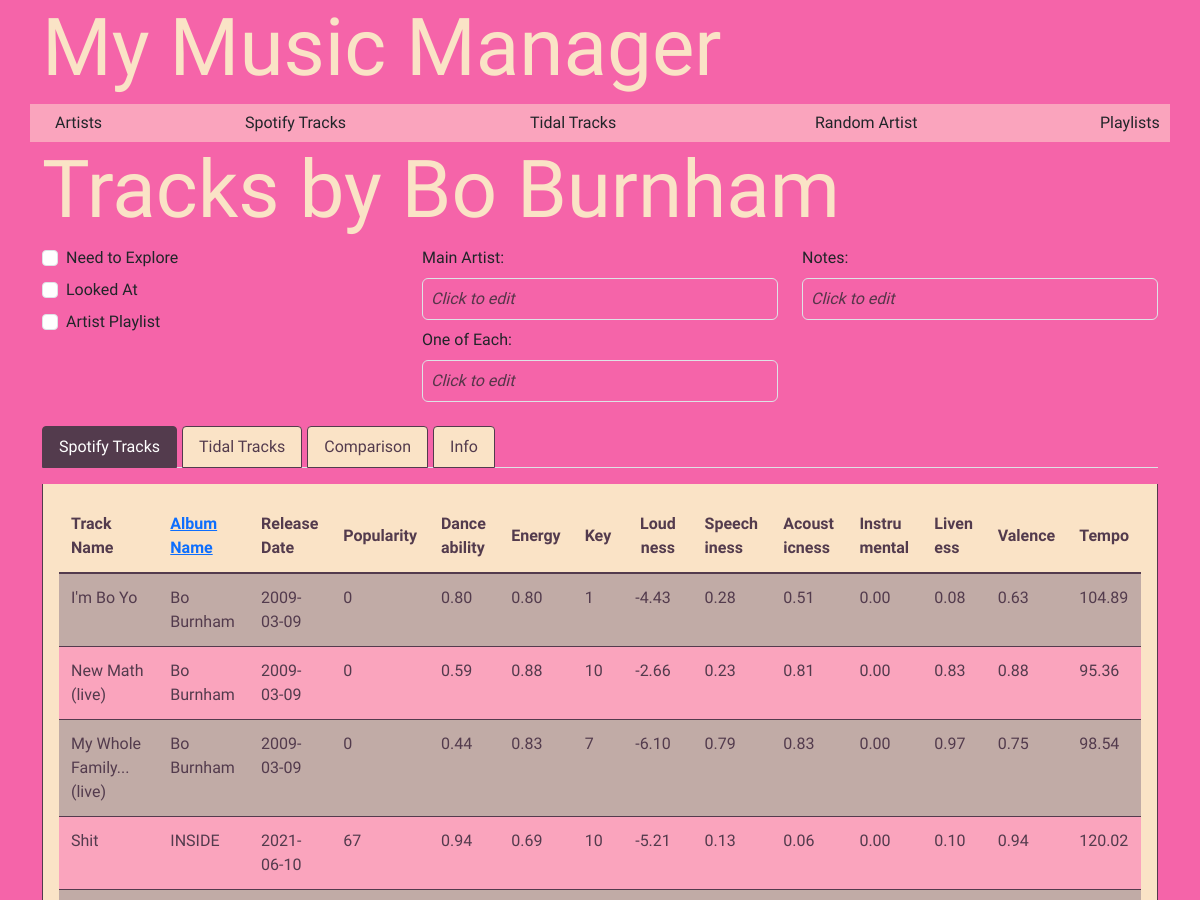
Page /artist/31/tracks (upper part) on the earlier database version.
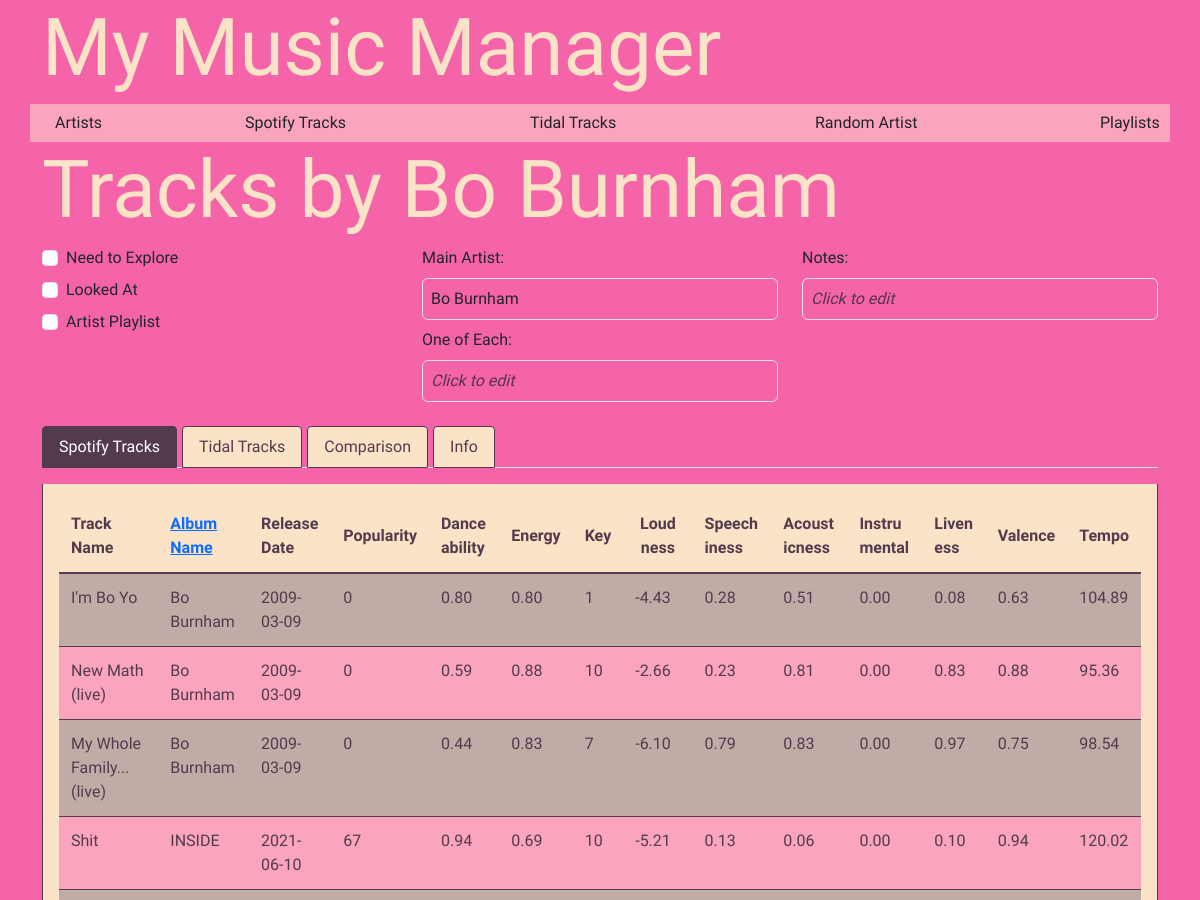
Same page on the later database version.
### app/models.py (models this page shows, shortened)
class Artist(db.Model):
    id = db.Column(db.Integer, primary_key=True)
    artist_name = db.Column(db.String(120), nullable=False)
    main_artist = db.Column(db.String(120), nullable=False)
    need_to_explore = db.Column(db.Boolean, nullable=False)
    looked_at = db.Column(db.Boolean, nullable=False)
    artist_playlist = db.Column(db.Boolean, nullable=False)
    one_of_each = db.Column(db.String(120), nullable=True)
    notes = db.Column(db.Text, nullable=True)
    order = db.Column(db.Integer, nullable=False, default=0)
    hide = db.Column(db.Boolean, nullable=False, default=False)
    musicbrainz_id = db.Column(db.String(36), nullable=True)
    musicbrainz_data = db.relationship('MusicBrainzAlbum', backref='artist', lazy=True)
    tracks = db.relationship('MusicBrainzTrack', backref='main_artist', lazy='dynamic')
    featured_in_tracks = db.relationship('MusicBrainzTrack', secondary=featured_artists,
                                         back_populates='featured_artists')
    genres = db.Column(db.String(255), nullable=True)

### app/views.py (the view)
@app.route('/artist/<int:artist_id>/tracks', methods=['GET'])
def artist_tracks(artist_id):
    artist = Artist.query.get_or_404(artist_id)
    sort_by = request.args.get('sort', 'album_name')  # Default sort by album name
    order = request.args.get('order', 'asc')  # Default order is ascending
    if sort_by == 'album_name':
        if order == 'asc':
            spotify_tracks = SpotifyTrack.query.filter_by(artist_name=artist.artist_name).order_by(SpotifyTrack.album_name.asc()).all()
            tidal_tracks = TidalTrack.query.filter_by(artist_name=artist.artist_name).order_by(TidalTrack.album_name.asc()).all()
        else:
            spotify_tracks = SpotifyTrack.query.filter_by(artist_name=artist.artist_name).order_by(SpotifyTrack.album_name.desc()).all()
            tidal_tracks = TidalTrack.query.filter_by(artist_name=artist.artist_name).order_by(TidalTrack.album_name.desc()).all()
    spotify_track_names = {track.track_name for track in spotify_tracks}
    tidal_track_names = {track.track_name for track in tidal_tracks}
    common_tracks = spotify_track_names & tidal_track_names  # Intersection
    unique_spotify_tracks = spotify_track_names - tidal_track_names  # Spotify only
    unique_tidal_tracks = tidal_track_names - spotify_track_names  # Tidal only
    return render_template('artist_tracks.html',
                           artist=artist,
                           spotify_tracks=spotify_tracks,
                           tidal_tracks=tidal_tracks,
                           common_tracks=common_tracks,
                           unique_spotify_tracks=unique_spotify_tracks,
                           unique_tidal_tracks=unique_tidal_tracks,
                           sort_by=sort_by,
                           order=order)

### app/templates/artist_tracks.html (shortened to what the changed rows need)
{% extends "base.html" %}
{% block content %}
<link rel="stylesheet" href="{{ url_for('static', filename='css/artists_overview.css') }}">
{% include 'nav.html' %}
<h1 class="display-1 title">Tracks by {{ artist.artist_name }}</h1>
<div class="artist-details mb-3">
    <div class="row">
        <div class="col-md-4">
            <div class="form-check mb-2">
                <input class="form-check-input" type="checkbox"
                       hx-post="{{ url_for('update_artist', artist_id=artist.id) }}"
                       hx-include="closest div.artist-details"
                       name="need_to_explore"
                       id="need_to_explore"
                       {% if artist.need_to_explore %}checked{% endif %}>
                <label class="form-check-label" for="need_to_explore">
                    Need to Explore
                </label>
            </div>
            <div class="form-check mb-2">
                <input class="form-check-input" type="checkbox"
                       hx-post="{{ url_for('update_artist', artist_id=artist.id) }}"
                       hx-include="closest div.artist-details"
                       name="looked_at"
                       id="looked_at"
                       {% if artist.looked_at %}checked{% endif %}>
                <label class="form-check-label" for="looked_at">
                    Looked At
                </label>
            </div>
            <div class="form-check mb-2">
                <input class="form-check-input" type="checkbox"
                       hx-post="{{ url_for('update_artist', artist_id=artist.id) }}"
                       hx-include="closest div.artist-details"
                       name="artist_playlist"
                       id="artist_playlist"
                       {% if artist.artist_playlist %}checked{% endif %}>
                <label class="form-check-label" for="artist_playlist">
                    Artist Playlist
                </label>
            </div>
        </div>
        <div class="col-md-4">
            <div class="mb-2">
                <label class="form-label">Main Artist:</label>
                <div class="editable-field p-2 border rounded"
                     hx-get="{{ url_for('edit_field', artist_id=artist.id, field='main_artist') }}"
                     hx-trigger="click" hx-swap="innerHTML">
                    {% if artist.main_artist %}
                        {{ artist.main_artist }}
                    {% else %}
                        <em class="text-muted">Click to edit</em>
                    {% endif %}
                </div>
            </div>
        </div>
    </div>
</div>
<ul class="nav nav-tabs" id="trackTabs" role="tablist">
    <li class="nav-item" role="presentation">
    </li>
    <li class="nav-item" role="presentation">
    </li>
    <li class="nav-item" role="presentation">
    </li>
    <li class="nav-item" role="presentation">
    </li>
</ul>
<div class="tab-content mt-3" id="trackTabsContent">
    <div class="tab-pane fade show active" id="spotify" role="tabpanel" aria-labelledby="spotify-tab">
        <table class="custom-table">
            <thead>
                <tr>
                    <th>Track Name</th>
                    <th><a href="{{ url_for('artist_tracks', artist_id=artist.id, sort='album_name', order='asc' if order == 'desc' else 'desc') }}">Album Name</a></th>
                    <th>Release Date</th>
                    <th>Popularity</th>
                    <th class="shorty">Dance ability</th>
                    <th class="shorty">Energy</th>
                    <th class="shorty">Key</th>
                    <th class="shorty text-center">Loud ness</th>
                    <th class="shorty">Speech iness</th>
                    <th class="shorty">Acoust icness</th>
                    <th class="shorty">Instru mental</th>
                    <th class="shorty">Liven ess</th>
                    <th class="shorty">Valence</th>
                    <th class="shorty">Tempo</th>
                </tr>
            </thead>
        </table>
    </div>
</div>
{% endblock %}

Differences in the rows shown:
changed Artist "Bo Burnham": main_artist (not shown) → "Bo Burnham"
Other differences:
text no longer shown: "Click to edit"
